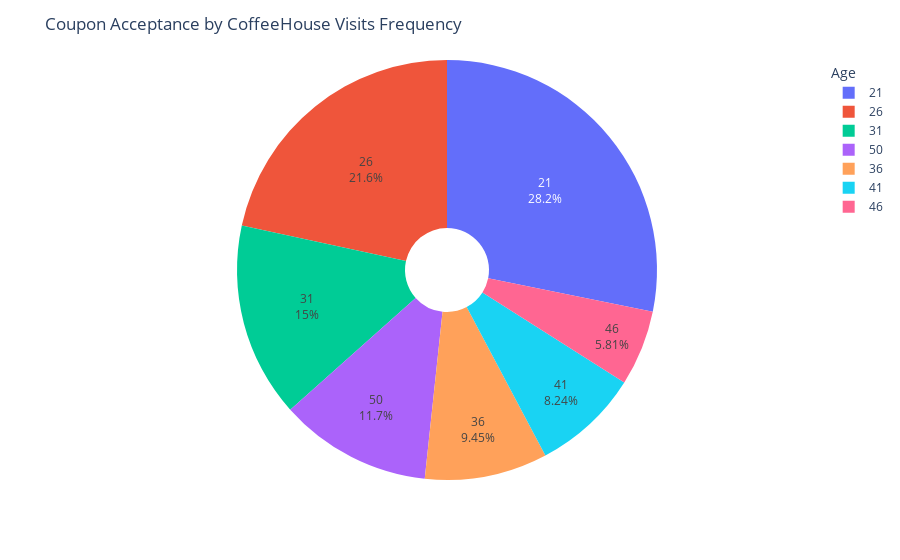

The cell this chart's notebook holds for it:
### Code cell
## Use plotly pie chart for Coffee house visits for different age group

fig = px.pie(df_coffeehouse,values="Y",names="age",hole=.2)
fig.update_traces(textposition='inside', textinfo='percent+label')
fig.update_layout(title="Coupon Acceptance by CoffeeHouse Visits Frequency", legend_title="Age")
fig.show()

### Figure 1 — Plotly figure (JSON) as saved in the notebook; plotly's stock layout.template omitted (floating-point values rounded to 4 significant figures; data arrays with more than 128 entries replaced by an {"elided": "..."} marker saying what was removed)
{"data": [{"domain": {"x": [0, 1], "y": [0, 1]}, "hole": 0.2, "hovertemplate": "age=%{label}<br>Y=%{value}<extra></extra>", "labels": {"elided": "3816 int values"}, "legendgroup": "", "name": "", "showlegend": true, "textinfo": "percent+label", "textposition": "inside", "type": "pie", "values": {"elided": "3816 int values"}}], "layout": {"legend": {"title": {"text": "Age"}, "tracegroupgap": 0}, "margin": {"t": 60}, "title": {"text": "Coupon Acceptance by CoffeeHouse Visits Frequency"}}}
